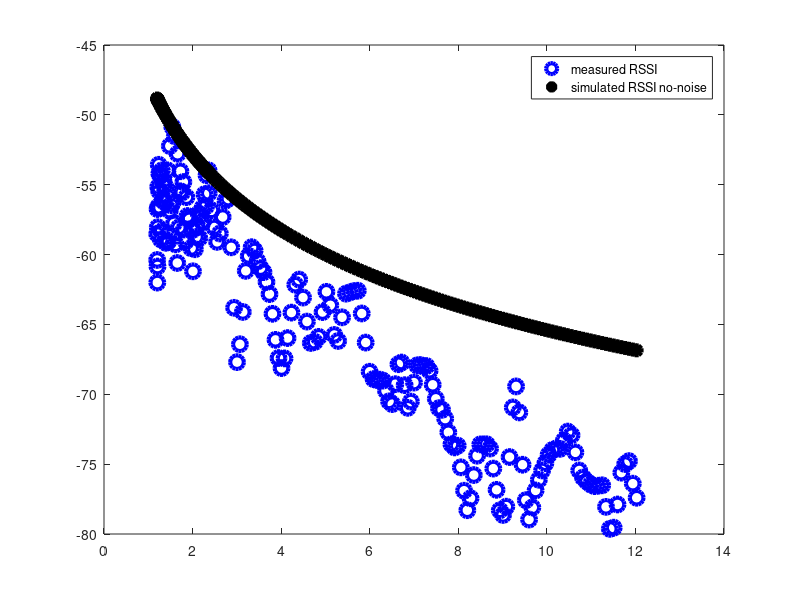

Recreate this plot in MATLAB. (Note: this script raises an error after producing the figure.)
clear all;
close all;
clc;

%% load file
trajectory_straight = load('trajectory_straight.mat');

%% exctract data

% true position
posTrue = trajectory_straight.Data.posTrue;

% anchor positions
ancPos = trajectory_straight.Data.ancPos;

% measured RSSI values
RSSI_meas = trajectory_straight.Data.RSSI_meas;

% room coordinates
room = trajectory_straight.Data.room;

%% data processing

% define Number of samples
Nsamp = size(posTrue,2);

% calculate distance from anchors for each pos of the trajectory
distanceToAnchors = zeros(Nsamp,size(ancPos,2));
for i = 1:Nsamp
    for j=1:size(ancPos,2)
        distanceToAnchors(i,j) = sqrt( abs( posTrue(1,i) - ancPos(1,j ) )^2  + abs( posTrue(2,i) - ancPos(2,j))^2 );
    end
end

%% simulate RSSI values 

% path loss exponent a
a = 1.8;

% fixed distance d0
d0 = 0.3;

% reference RSSI at d0
RSSI_d0 = -38;

RSSI_SimNoNoise = zeros(size(distanceToAnchors));

for i =1:Nsamp
    for j=1:size(ancPos,2)
        RSSI_SimNoNoise(i,j)= RSSI_d0 - 10*a*log10(distanceToAnchors(i,j)/d0);
    end
end

%% plot

figure;

% plot the measured RSSI values over distance for anchor 1
p1= plot(distanceToAnchors(:,1),RSSI_meas(:,1),'bo','LineWidth', 3, 'MarkerSize',10);
hold on;

% plot the simulated RSSI values over distance for anchor 1
p2 = plot(distanceToAnchors(:,1),RSSI_SimNoNoise(:,1),'k*','LineWidth', 3, 'MarkerSize',10);
hold on;

lgd = legend([p1 p2 ],'measured RSSI','simulated RSSI no-noise');
lgd.FontSize = 16;

title('Plot of RSSI values over distance for anchor 1','FontSize',16);
xlabel('distance from anchor 1 in meters');
ylabel('RSSI values in dB');

%% use code for position estimation from Task0

% 1. obtain ML distance estimates
distanceHat = zeros(size(distanceToAnchors));
for i =1:Nsamp
    for j=1:size(ancPos,2)
        distanceHat(i,j)= d0*10^((-RSSI_meas(i,j)+RSSI_d0)/(10*a));
    end
end

posEstim = zeros(size(posTrue));
for i=1:Nsamp
    % iterate across all different samples
    
    % isolate the distances from ML for the current trajectory point
    distanceHat_vector = distanceHat(i,:);
    
    % 2. define cost function
    costFunction = @(posEst,distanceHat_vector,ancPos) log(distanceHat_vector)-log(sqrt(abs(posEst(1)-ancPos(1,:)).^2+abs(posEst(2)-ancPos(2,:)).^2));

    % 3. obtain position estimates
    posEstim(:,i) = lsqnonlin(@(posEst) costFunction(posEst,distanceHat_vector,ancPos),posTrue(:,1));
end

%% for evaluation purposes: calculate RMSE
calculate_RMSE=@(a,b) sqrt(mean((a(1,:)-b(1,:)).^2+(a(2,:)-b(2,:)).^2));
RMSE = calculate_RMSE(posEstim,posTrue);

%% visualize localization before calibration
figure;
% 1. plot the room and the anchor positions
p1 = plot(room(1,:),room(2,:),'k','LineWidth', 3, 'MarkerSize',10);
hold on;
% extend the plot limits to account for pos estimations that lie outside
x_axis_min = min(room(1,:))-2.5;
x_axis_max = max(room(1,:))+2.5;
y_axis_min = min(room(2,:))-2.5;
y_axis_max = max(room(2,:))+2.5;
xlim([x_axis_min x_axis_max]);
ylim([y_axis_min y_axis_max]);
% add a line to move the axis
line_x = room(1,1):room(1,end);
coord_y = min(room(2,:))*ones(size(line_x));
plot(line_x,coord_y,'k','LineWidth', 3, 'MarkerSize',10);
hold on;
% plot the anchor positions
p2 = plot(ancPos(1,:),ancPos(2,:),'ro','LineWidth', 3, 'MarkerSize',10);
hold on;
% plot the true trajectory
p3 = plot(posTrue(1,:),posTrue(2,:),'b*','LineWidth', 3, 'MarkerSize',10);
hold on;
% plot the estimated trajectory for 3dB
p4 = plot(posEstim(1,:),posEstim(2,:),'g+','LineWidth', 3, 'MarkerSize',10);
hold on;
txt1 = ['RMSE = ' num2str(RMSE) ' m'];
my_leg_title = {txt1};
hold off;
lgd = legend([p1 p2 p3 p4],'Room Frame','Anchor Positions','True position','Est Pos');
lgd.FontSize = 16;
t = annotation('textbox',[0.5 0.1 0.1 0.1],'String',my_leg_title); 
sz = t.FontSize;
t.FontSize = 16;
title('Position Estimation with measured RSSI no-calibration','FontSize',16);
xlabel('x position');
ylabel('y position');

%% define Ak matrix and perform the calibration
calibration_RSSId0_a = zeros(size(ancPos,2),2);
for j=1:size(ancPos,2)
    Ak = zeros(Nsamp,2);
    for i =1:Nsamp 
        Ak(i,1) = 1;
        Ak(i,2) = -10*log10( distanceToAnchors(i,j)/d0);
    end
    calibration_RSSId0_a(j,:) = Ak\RSSI_meas(:,j);
end

%% construct the updated PLM per anchor
RSSI_upd_PLM = zeros(size(RSSI_meas));
for j=1:size(ancPos,2)
    for i=1:Nsamp
        RSSI_upd_PLM(i,j) = calibration_RSSId0_a(j,1) - 10*log10(distanceToAnchors(i,j)/d0)*calibration_RSSId0_a(j,2);        
    end    
end

%% question g: calibration dataset as a scatterplot
figure
subplot(3,2,1)
% anchor 1
p1 = plot(distanceToAnchors(:,1),RSSI_meas(:,1),'b*','LineWidth', 3, 'MarkerSize',10);
hold on;
p2 = plot(distanceToAnchors(:,1),RSSI_upd_PLM(:,1),'k+','LineWidth', 3, 'MarkerSize',10);
title('scatterplot for RSSI values for anchor 1','FontSize',16);
lgnd = legend([p1 p2],'measured RSSI','PLM RSSI calibr','Location','NorthEast');
lgnd.FontSize = 16;

subplot(3,2,2)
% anchor 2
p1 = plot(distanceToAnchors(:,2),RSSI_meas(:,2),'b*','LineWidth', 3, 'MarkerSize',10);
hold on;
p2 = plot(distanceToAnchors(:,2),RSSI_upd_PLM(:,2),'k+','LineWidth', 3, 'MarkerSize',10);
title('scatterplot for RSSI values for anchor 2','FontSize',16);
lgnd = legend([p1 p2],'measured RSSI','PLM RSSI calibr','Location','NorthEast');
lgnd.FontSize = 16;

subplot(3,2,3)
% anchor 3
p1 = plot(distanceToAnchors(:,3),RSSI_meas(:,3),'b*','LineWidth', 3, 'MarkerSize',10);
hold on;
p2 = plot(distanceToAnchors(:,3),RSSI_upd_PLM(:,3),'k+','LineWidth', 3, 'MarkerSize',10);
title('scatterplot for RSSI values for anchor 3','FontSize',16);
lgnd = legend([p1 p2],'measured RSSI','PLM RSSI calibr','Location','NorthEast');
lgnd.FontSize = 16;

subplot(3,2,4)
% anchor 4
p1 = plot(distanceToAnchors(:,4),RSSI_meas(:,4),'b*','LineWidth', 3, 'MarkerSize',10);
hold on;
p2 = plot(distanceToAnchors(:,4),RSSI_upd_PLM(:,4),'k+','LineWidth', 3, 'MarkerSize',10);
title('scatterplot for RSSI values for anchor 4','FontSize',16);
lgnd = legend([p1 p2],'measured RSSI','PLM RSSI calibr','Location','NorthEast');
lgnd.FontSize = 16;

subplot(3,2,5)
% anchor 5
p1 = plot(distanceToAnchors(:,5),RSSI_meas(:,5),'b*','LineWidth', 3, 'MarkerSize',10);
hold on;
p2 = plot(distanceToAnchors(:,5),RSSI_upd_PLM(:,5),'k+','LineWidth', 3, 'MarkerSize',10);
title('scatterplot for RSSI values for anchor 5','FontSize',16);
lgnd = legend([p1 p2],'measured RSSI','PLM RSSI calibr','Location','NorthEast');
lgnd.FontSize = 16;

subplot(3,2,6)
% anchor 6
p1 = plot(distanceToAnchors(:,6),RSSI_meas(:,6),'b*','LineWidth', 3, 'MarkerSize',10);
hold on;
p2 = plot(distanceToAnchors(:,6),RSSI_upd_PLM(:,6),'k+','LineWidth', 3, 'MarkerSize',10);
title('scatterplot for RSSI values for anchor 5','FontSize',16);
lgnd = legend([p1 p2],'measured RSSI','PLM RSSI calibr','Location','NorthEast');
lgnd.FontSize = 16;

%% question j: estimate user positions from dataset trajectory_2.mat

% 1. load trajectory_2.mat
trajectory_2 = load('trajectory_2.mat');

% 2. extract RSSI values
RSSI_meas_Tr2 = trajectory_2.Data_2.RSSI_meas;

% 3. extract actual position
posTrue_Tr2 = trajectory_2.Data_2.posTrue;

% 3. obtain ML distance estimates using calibrated values
distHatTr2_calibr = zeros(size(RSSI_meas_Tr2));
for i =1:size(distHatTr2_calibr,1)
    for j=1:size(distHatTr2_calibr,2)
        distHatTr2_calibr(i,j)= d0*10^((-RSSI_meas_Tr2(i,j)+calibration_RSSId0_a(j,1))/(10*calibration_RSSId0_a(j,2)));
    end
end

% 4. use cost function and lsqnonlin to obtain the pos estimates
posEstim_Tr2_calibr = zeros(size(posTrue_Tr2));
for i=1:size(posEstim_Tr2_calibr,2)
    % iterate across all different samples
    
    % isolate the distances from ML for the current trajectory point
    distHatTr2_calibr_vec = distHatTr2_calibr(i,:);
    
    % obtain position estimates
    posEstim_Tr2_calibr(:,i) = lsqnonlin(@(posEst) costFunction(posEst,distHatTr2_calibr_vec,ancPos),posTrue_Tr2(:,1));
end

% 5. evaluate calibrated estimation of trajectory_2 using RMSE
RMSE_Tr2_calib = calculate_RMSE(posEstim_Tr2_calibr,posTrue_Tr2);

% 6. obtain ML distance estimates using Uncalibrated values
distHatTr2_uncalibr = zeros(size(RSSI_meas_Tr2));
for i =1:size(distHatTr2_uncalibr,1)
    for j=1:size(distHatTr2_uncalibr,2)
        distHatTr2_uncalibr(i,j)= d0*10^((-RSSI_meas_Tr2(i,j)+RSSI_d0)/(10*a));
    end
end

% 7. use cost function and lsqnonlin to obtain the pos estimates
posEstim_Tr2_uncalibr = zeros(size(posTrue_Tr2));
for i=1:size(posEstim_Tr2_uncalibr,2)
    % iterate across all different samples
    
    % isolate the distances from ML for the current trajectory point
    distHatTr2_uncalibr_vec = distHatTr2_uncalibr(i,:);
    
    % obtain position estimates
    posEstim_Tr2_uncalibr(:,i) = lsqnonlin(@(posEst) costFunction(posEst,distHatTr2_uncalibr_vec,ancPos),posTrue_Tr2(:,1));
end

% 8. evaluate uncalibrated estimation of trajectory_2 using RMSE
RMSE_Tr2_uncalib = calculate_RMSE(posEstim_Tr2_uncalibr,posTrue_Tr2);
%% visualize question j
figure;
subplot(2,1,1);
% 1. plot the room and the anchor positions
p1 = plot(room(1,:),room(2,:),'k','LineWidth', 3, 'MarkerSize',10);
hold on;
% extend the plot limits to account for pos estimations that lie outside
x_axis_min = min(room(1,:))-2.5;
x_axis_max = max(room(1,:))+2.5;
y_axis_min = min(room(2,:))-2.5;
y_axis_max = max(room(2,:))+2.5;
xlim([x_axis_min x_axis_max]);
ylim([y_axis_min y_axis_max]);
% add a line to move the axis
line_x = room(1,1):room(1,end);
coord_y = min(room(2,:))*ones(size(line_x));
plot(line_x,coord_y,'k','LineWidth', 3, 'MarkerSize',10);
hold on;
% plot the anchor positions
p2 = plot(ancPos(1,:),ancPos(2,:),'ro','LineWidth', 3, 'MarkerSize',10);
hold on;
% plot the true trajectory
p3 = plot(posTrue_Tr2(1,:),posTrue_Tr2(2,:),'b*','LineWidth', 3, 'MarkerSize',10);
hold on;
% plot the estimated trajectory with calibration
p4 = plot(posEstim_Tr2_calibr(1,:),posEstim_Tr2_calibr(2,:),'g+','LineWidth', 3, 'MarkerSize',10);
hold on;
txt1 = ['RMSE = ' num2str(RMSE_Tr2_calib) ' m'];
my_leg_title = {txt1};
lgd = legend([p1 p2 p3 p4],'Room Frame','Anchor Positions','True position','Est Pos with calibr');
lgd.FontSize = 14;
t = annotation('textbox',[0.15 0.8 0.1 0.1],'String',my_leg_title); 
sz = t.FontSize;
t.FontSize = 16;
title('Position Estimation for trajectory 2 using calibration','FontSize',16);
xlabel('x position');
ylabel('y position');

subplot(2,1,2);
% 1. plot the room and the anchor positions
p1 = plot(room(1,:),room(2,:),'k','LineWidth', 3, 'MarkerSize',10);
hold on;
% extend the plot limits to account for pos estimations that lie outside
x_axis_min = min(room(1,:))-2.5;
x_axis_max = max(room(1,:))+2.5;
y_axis_min = min(room(2,:))-2.5;
y_axis_max = max(room(2,:))+2.5;
xlim([x_axis_min x_axis_max]);
ylim([y_axis_min y_axis_max]);
% add a line to move the axis
line_x = room(1,1):room(1,end);
coord_y = min(room(2,:))*ones(size(line_x));
plot(line_x,coord_y,'k','LineWidth', 3, 'MarkerSize',10);
hold on;
% plot the anchor positions
p2 = plot(ancPos(1,:),ancPos(2,:),'ro','LineWidth', 3, 'MarkerSize',10);
hold on;
% plot the true trajectory
p3 = plot(posTrue_Tr2(1,:),posTrue_Tr2(2,:),'b*','LineWidth', 3, 'MarkerSize',10);
hold on;
% plot the estimated trajectory with calibration
p4 = plot(posEstim_Tr2_uncalibr(1,:),posEstim_Tr2_uncalibr(2,:),'g+','LineWidth', 3, 'MarkerSize',10);
hold on;
txt1 = ['RMSE = ' num2str(RMSE_Tr2_uncalib) ' m'];
my_leg_title = {txt1};
lgd = legend([p1 p2 p3 p4],'Room Frame','Anchor Positions','True position','Est Pos without calibr');
lgd.FontSize = 14;
t = annotation('textbox',[0.15 0.3 0.1 0.1],'String',my_leg_title); 
sz = t.FontSize;
t.FontSize = 16;
title('Position Estimation for trajectory 2 without calibration','FontSize',16);
xlabel('x position');
ylabel('y position');
